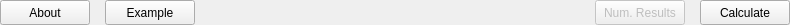
     <widget class="QWidget" name="widget" native="true">
      <property name="sizePolicy">
       <sizepolicy hsizetype="Fixed" vsizetype="Fixed">
        <horstretch>0</horstretch>
        <verstretch>0</verstretch>
       </sizepolicy>
      </property>
      <property name="minimumSize">
       <size>
        <width>790</width>
        <height>25</height>
       </size>
      </property>
      <property name="maximumSize">
       <size>
        <width>790</width>
        <height>25</height>
       </size>
      </property>
      <layout class="QHBoxLayout" name="horizontalLayout_6">
       <property name="spacing">
        <number>0</number>
       </property>
       <property name="leftMargin">
        <number>0</number>
       </property>
       <property name="topMargin">
        <number>0</number>
       </property>
       <property name="rightMargin">
        <number>0</number>
       </property>
       <property name="bottomMargin">
        <number>0</number>
       </property>
       <item>
        <widget class="QPushButton" name="pushButton_about">
         <property name="minimumSize">
          <size>
           <width>90</width>
           <height>25</height>
          </size>
         </property>
         <property name="toolTip">
          <string>Click to generate example input parameters.</string>
         </property>
         <property name="statusTip">
          <string>Click to generate example input parameters.</string>
         </property>
         <property name="text">
          <string>About</string>
         </property>
         <property name="autoDefault">
          <bool>true</bool>
         </property>
        </widget>
       </item>
       <item>
        <spacer name="horizontalSpacer_5">
         <property name="orientation">
          <enum>Qt::Horizontal</enum>
         </property>
         <property name="sizeType">
          <enum>QSizePolicy::Fixed</enum>
         </property>
         <property name="sizeHint" stdset="0">
          <size>
           <width>15</width>
           <height>20</height>
          </size>
         </property>
        </spacer>
       </item>
       <item>
        <widget class="QPushButton" name="pushButton_example">
         <property name="minimumSize">
          <size>
           <width>90</width>
           <height>25</height>
          </size>
         </property>
         <property name="toolTip">
          <string>Click to generate example input parameters.</string>
         </property>
         <property name="statusTip">
          <string>Click to generate example input parameters.</string>
         </property>
         <property name="text">
          <string>Example</string>
         </property>
         <property name="autoDefault">
          <bool>true</bool>
         </property>
        </widget>
       </item>
       <item>
        <spacer name="horizontalSpacer_6">
         <property name="orientation">
          <enum>Qt::Horizontal</enum>
         </property>
         <property name="sizeHint" stdset="0">
          <size>
           <width>40</width>
           <height>20</height>
          </size>
         </property>
        </spacer>
       </item>
       <item>
        <widget class="QPushButton" name="pushButton_show_results_in_table">
         <property name="enabled">
          <bool>false</bool>
         </property>
         <property name="minimumSize">
          <size>
           <width>90</width>
           <height>25</height>
          </size>
         </property>
         <property name="toolTip">
          <string>Click to show numerical results.</string>
         </property>
         <property name="statusTip">
          <string>Click to show numerical results.</string>
         </property>
         <property name="text">
          <string>Num. Results</string>
         </property>
         <property name="autoDefault">
          <bool>true</bool>
         </property>
        </widget>
       </item>
       <item>
        <spacer name="horizontalSpacer_7">
         <property name="orientation">
          <enum>Qt::Horizontal</enum>
         </property>
         <property name="sizeType">
          <enum>QSizePolicy::Fixed</enum>
         </property>
         <property name="sizeHint" stdset="0">
          <size>
           <width>15</width>
           <height>20</height>
          </size>
         </property>
        </spacer>
       </item>
       <item>
        <widget class="QPushButton" name="pushButton_ok">
         <property name="minimumSize">
          <size>
           <width>90</width>
           <height>25</height>
          </size>
         </property>
         <property name="toolTip">
          <string>Click (or press Enter) to calculate.</string>
         </property>
         <property name="statusTip">
          <string>Click (or press Enter) to calculate.</string>
         </property>
         <property name="text">
          <string>Calculate</string>
         </property>
         <property name="autoDefault">
          <bool>true</bool>
         </property>
        </widget>
       </item>
      </layout>
     </widget>
